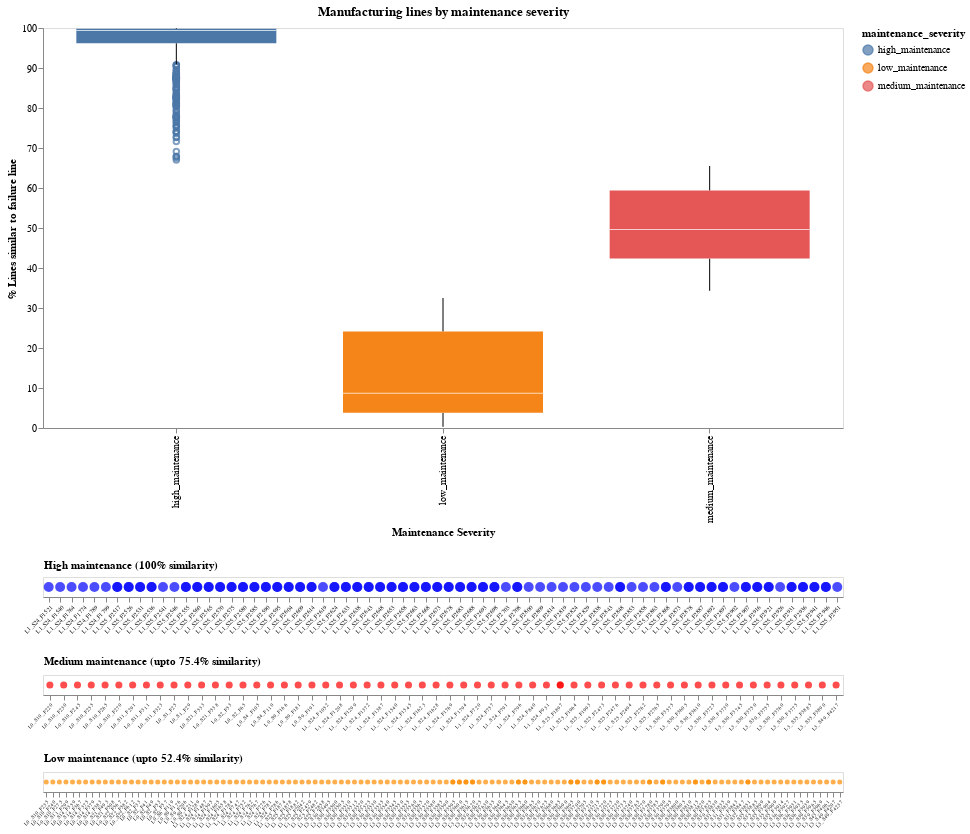

Write notebook code for a chart like this one.
### Markdown cell above
### Plot of Maintenance Severity and Corresponding Manufacturing lines:

### Code cell
#Low maintenance lines: 
low_maintenance_lines_keys = (alt.Chart(low_maintenance_lines.reset_index())
                              .mark_circle(color = 'darkorange',
                                           size = 25)
                              .encode(
                                  x = alt.X('production_line_category:N',
                                            axis = alt.Axis(labelAngle=-45,
                                                            labelFontSize=5,
                                                            title = 'Low maintenance (upto 52.4% similarity)',
                                                            titleAnchor='start',
                                                            titlePadding=-75)))
                              .properties(width = 800))


#Medium maintenance lines: 
medium_maintenance_lines_keys = (alt.Chart(medium_maintenance_lines.reset_index())
                                 .mark_circle(color = 'red',
                                              size = 50)
                                 .encode(
                                     x = alt.X('production_line_category:N',
                                               axis = alt.Axis(labelAngle=-45,
                                                               labelFontSize=5,
                                                               title = 'Medium maintenance (upto 75.4% similarity)',
                                                               titleAnchor='start',
                                                               titlePadding=-75)))
                                 .properties(width = 800))



#High maintenance lines:
high_maintenance_lines_keys = (alt.Chart(values_100)
                               .mark_circle(color = 'blue',
                                            size = 100)
                               .encode(
                                   x = alt.X('production_line_category:N',
                                             axis = alt.Axis(#values= values_100, 
                                                             labelAngle=-45,
                                                             labelFontSize=6,
                                                             title= 'High maintenance (100% similarity)',
                                                             titleAnchor='start', 
                                                             titlePadding=-75)))
                               .properties(width = 800))

mainteance_distribution = (alt.Chart(similar_heatmap.reset_index())
                           .mark_boxplot(size = 200)
                           .encode(
                               x = alt.X('maintenance_severity:N', title = 'Maintenance Severity'),
                               y = alt.Y('count(cosine_similarity_max_failure):Q', 
                                         title= '% Lines similar to failure line'),
                               color = 'maintenance_severity:N')
                           .properties(width = 800,
                                       height = 400,
                                       title= 'Manufacturing lines by maintenance severity'))

(mainteance_distribution &  (high_maintenance_lines_keys) & medium_maintenance_lines_keys & low_maintenance_lines_keys).configure_axis(grid=False)

### Figure 1 — Vega-Lite specification as saved in the notebook (floating-point values rounded to 4 significant figures; data arrays with more than 128 entries replaced by an {"elided": "..."} marker saying what was removed)
{"config": {"view": {"continuousWidth": 400, "continuousHeight": 300}, "axis": {"grid": false}}, "vconcat": [{"data": {"name": "data-740d152e56cf2d1ab4cbc209d826f860"}, "mark": {"type": "boxplot", "size": 200}, "encoding": {"color": {"type": "nominal", "field": "maintenance_severity"}, "x": {"type": "nominal", "field": "maintenance_severity", "title": "Maintenance Severity"}, "y": {"type": "quantitative", "aggregate": "count", "field": "cosine_similarity_max_failure", "title": "% Lines similar to failure line"}}, "height": 400, "title": "Manufacturing lines by maintenance severity", "width": 800}, {"data": {"name": "data-49c08de1e320dae3b73c1347b9863d0c"}, "mark": {"type": "circle", "color": "blue", "size": 100}, "encoding": {"x": {"type": "nominal", "axis": {"labelAngle": -45, "labelFontSize": 6, "title": "High maintenance (100% similarity)", "titleAnchor": "start", "titlePadding": -75}, "field": "production_line_category"}}, "width": 800}, {"data": {"name": "data-a1b72694c0a32047c610fc48ba03bba8"}, "mark": {"type": "circle", "color": "red", "size": 50}, "encoding": {"x": {"type": "nominal", "axis": {"labelAngle": -45, "labelFontSize": 5, "title": "Medium maintenance (upto 75.4% similarity)", "titleAnchor": "start", "titlePadding": -75}, "field": "production_line_category"}}, "width": 800}, {"data": {"name": "data-d0499acf238b4550584d58e0917708f3"}, "mark": {"type": "circle", "color": "darkorange", "size": 25}, "encoding": {"x": {"type": "nominal", "axis": {"labelAngle": -45, "labelFontSize": 5, "title": "Low maintenance (upto 52.4% similarity)", "titleAnchor": "start", "titlePadding": -75}, "field": "production_line_category"}}, "width": 800}], "$schema": "https://vega.github.io/schema/vega-lite/v4.0.2.json", "datasets": {"data-740d152e56cf2d1ab4cbc209d826f860": {"elided": "1067 records"}, "data-49c08de1e320dae3b73c1347b9863d0c": [{"production_line_category": "L1_S24_F1521", "cosine_similarity_max_failure": 100.0, "maintenance_severity": "high_maintenance"}, {"production_line_category": "L1_S24_F1540", "cosine_similarity_max_failure": 100.0, "maintenance_severity": "high_maintenance"}, {"production_line_category": "L1_S24_F1764", "cosine_similarity_max_failure": 100.0, "maintenance_severity": "high_maintenance"}, {"production_line_category": "L1_S24_F1774", "cosine_similarity_max_failure": 100.0, "maintenance_severity": "high_maintenance"}, {"production_line_category": "L1_S24_F1789", "cosine_similarity_max_failure": 100.0, "maintenance_severity": "high_maintenance"}, {"production_line_category": "L1_S24_F1799", "cosine_similarity_max_failure": 100.0, "maintenance_severity": "high_maintenance"}, {"production_line_category": "L1_S25_F2517", "cosine_similarity_max_failure": 100.0, "maintenance_severity": "high_maintenance"}, {"production_line_category": "L1_S25_F2517", "cosine_similarity_max_failure": 100.0, "maintenance_severity": "high_maintenance"}, {"production_line_category": "L1_S25_F2526", "cosine_similarity_max_failure": 100.0, "maintenance_severity": "high_maintenance"}, {"production_line_category": "L1_S25_F2526", "cosine_similarity_max_failure": 100.0, "maintenance_severity": "high_maintenance"}, {"production_line_category": "L1_S25_F2531", "cosine_similarity_max_failure": 100.0, "maintenance_severity": "high_maintenance"}, {"production_line_category": "L1_S25_F2531", "cosine_similarity_max_failure": 100.0, "maintenance_severity": "high_maintenance"}, {"production_line_category": "L1_S25_F2536", "cosine_similarity_max_failure": 100.0, "maintenance_severity": "high_maintenance"}, {"production_line_category": "L1_S25_F2536", "cosine_similarity_max_failure": 100.0, "maintenance_severity": "high_maintenance"}, {"production_line_category": "L1_S25_F2541", "cosine_similarity_max_failure": 100.0, "maintenance_severity": "high_maintenance"}, {"production_line_category": "L1_S25_F2546", "cosine_similarity_max_failure": 100.0, "maintenance_severity": "high_maintenance"}, {"production_line_category": "L1_S25_F2555", "cosine_similarity_max_failure": 100.0, "maintenance_severity": "high_maintenance"}, {"production_line_category": "L1_S25_F2555", "cosine_similarity_max_failure": 100.0, "maintenance_severity": "high_maintenance"}, {"production_line_category": "L1_S25_F2560", "cosine_similarity_max_failure": 100.0, "maintenance_severity": "high_maintenance"}, {"production_line_category": "L1_S25_F2560", "cosine_similarity_max_failure": 100.0, "maintenance_severity": "high_maintenance"}, {"production_line_category": "L1_S25_F2565", "cosine_similarity_max_failure": 100.0, "maintenance_severity": "high_maintenance"}, {"production_line_category": "L1_S25_F2565", "cosine_similarity_max_failure": 100.0, "maintenance_severity": "high_maintenance"}, {"production_line_category": "L1_S25_F2570", "cosine_similarity_max_failure": 100.0, "maintenance_severity": "high_maintenance"}, {"production_line_category": "L1_S25_F2570", "cosine_similarity_max_failure": 100.0, "maintenance_severity": "high_maintenance"}, {"production_line_category": "L1_S25_F2575", "cosine_similarity_max_failure": 100.0, "maintenance_severity": "high_maintenance"}, {"production_line_category": "L1_S25_F2575", "cosine_similarity_max_failure": 100.0, "maintenance_severity": "high_maintenance"}, {"production_line_category": "L1_S25_F2580", "cosine_similarity_max_failure": 100.0, "maintenance_severity": "high_maintenance"}, {"production_line_category": "L1_S25_F2580", "cosine_similarity_max_failure": 100.0, "maintenance_severity": "high_maintenance"}, {"production_line_category": "L1_S25_F2585", "cosine_similarity_max_failure": 100.0, "maintenance_severity": "high_maintenance"}, {"production_line_category": "L1_S25_F2585", "cosine_similarity_max_failure": 100.0, "maintenance_severity": "high_maintenance"}, {"production_line_category": "L1_S25_F2590", "cosine_similarity_max_failure": 100.0, "maintenance_severity": "high_maintenance"}, {"production_line_category": "L1_S25_F2590", "cosine_similarity_max_failure": 100.0, "maintenance_severity": "high_maintenance"}, {"production_line_category": "L1_S25_F2595", "cosine_similarity_max_failure": 100.0, "maintenance_severity": "high_maintenance"}, {"production_line_category": "L1_S25_F2595", "cosine_similarity_max_failure": 100.0, "maintenance_severity": "high_maintenance"}, {"production_line_category": "L1_S25_F2604", "cosine_similarity_max_failure": 100.0, "maintenance_severity": "high_maintenance"}, {"production_line_category": "L1_S25_F2604", "cosine_similarity_max_failure": 100.0, "maintenance_severity": "high_maintenance"}, {"production_line_category": "L1_S25_F2609", "cosine_similarity_max_failure": 100.0, "maintenance_severity": "high_maintenance"}, {"production_line_category": "L1_S25_F2609", "cosine_similarity_max_failure": 100.0, "maintenance_severity": "high_maintenance"}, {"production_line_category": "L1_S25_F2614", "cosine_similarity_max_failure": 100.0, "maintenance_severity": "high_maintenance"}, {"production_line_category": "L1_S25_F2614", "cosine_similarity_max_failure": 100.0, "maintenance_severity": "high_maintenance"}, {"production_line_category": "L1_S25_F2619", "cosine_similarity_max_failure": 100.0, "maintenance_severity": "high_maintenance"}, {"production_line_category": "L1_S25_F2624", "cosine_similarity_max_failure": 100.0, "maintenance_severity": "high_maintenance"}, {"production_line_category": "L1_S25_F2624", "cosine_similarity_max_failure": 100.0, "maintenance_severity": "high_maintenance"}, {"production_line_category": "L1_S25_F2633", "cosine_similarity_max_failure": 100.0, "maintenance_severity": "high_maintenance"}, {"production_line_category": "L1_S25_F2633", "cosine_similarity_max_failure": 100.0, "maintenance_severity": "high_maintenance"}, {"production_line_category": "L1_S25_F2638", "cosine_similarity_max_failure": 100.0, "maintenance_severity": "high_maintenance"}, {"production_line_category": "L1_S25_F2638", "cosine_similarity_max_failure": 100.0, "maintenance_severity": "high_maintenance"}, {"production_line_category": "L1_S25_F2643", "cosine_similarity_max_failure": 100.0, "maintenance_severity": "high_maintenance"}, {"production_line_category": "L1_S25_F2643", "cosine_similarity_max_failure": 100.0, "maintenance_severity": "high_maintenance"}, {"production_line_category": "L1_S25_F2648", "cosine_similarity_max_failure": 100.0, "maintenance_severity": "high_maintenance"}, {"production_line_category": "L1_S25_F2648", "cosine_similarity_max_failure": 100.0, "maintenance_severity": "high_maintenance"}, {"production_line_category": "L1_S25_F2653", "cosine_similarity_max_failure": 100.0, "maintenance_severity": "high_maintenance"}, {"production_line_category": "L1_S25_F2653", "cosine_similarity_max_failure": 100.0, "maintenance_severity": "high_maintenance"}, {"production_line_category": "L1_S25_F2658", "cosine_similarity_max_failure": 100.0, "maintenance_severity": "high_maintenance"}, {"production_line_category": "L1_S25_F2658", "cosine_similarity_max_failure": 100.0, "maintenance_severity": "high_maintenance"}, {"production_line_category": "L1_S25_F2663", "cosine_similarity_max_failure": 100.0, "maintenance_severity": "high_maintenance"}, {"production_line_category": "L1_S25_F2663", "cosine_similarity_max_failure": 100.0, "maintenance_severity": "high_maintenance"}, {"production_line_category": "L1_S25_F2668", "cosine_similarity_max_failure": 100.0, "maintenance_severity": "high_maintenance"}, {"production_line_category": "L1_S25_F2668", "cosine_similarity_max_failure": 100.0, "maintenance_severity": "high_maintenance"}, {"production_line_category": "L1_S25_F2673", "cosine_similarity_max_failure": 100.0, "maintenance_severity": "high_maintenance"}, {"production_line_category": "L1_S25_F2673", "cosine_similarity_max_failure": 100.0, "maintenance_severity": "high_maintenance"}, {"production_line_category": "L1_S25_F2678", "cosine_similarity_max_failure": 100.0, "maintenance_severity": "high_maintenance"}, {"production_line_category": "L1_S25_F2678", "cosine_similarity_max_failure": 100.0, "maintenance_severity": "high_maintenance"}, {"production_line_category": "L1_S25_F2683", "cosine_similarity_max_failure": 100.0, "maintenance_severity": "high_maintenance"}, {"production_line_category": "L1_S25_F2683", "cosine_similarity_max_failure": 100.0, "maintenance_severity": "high_maintenance"}, {"production_line_category": "L1_S25_F2688", "cosine_similarity_max_failure": 100.0, "maintenance_severity": "high_maintenance"}, {"production_line_category": "L1_S25_F2688", "cosine_similarity_max_failure": 100.0, "maintenance_severity": "high_maintenance"}, {"production_line_category": "L1_S25_F2693", "cosine_similarity_max_failure": 100.0, "maintenance_severity": "high_maintenance"}, {"production_line_category": "L1_S25_F2693", "cosine_similarity_max_failure": 100.0, "maintenance_severity": "high_maintenance"}, {"production_line_category": "L1_S25_F2698", "cosine_similarity_max_failure": 100.0, "maintenance_severity": "high_maintenance"}, {"production_line_category": "L1_S25_F2698", "cosine_similarity_max_failure": 100.0, "maintenance_severity": "high_maintenance"}, {"production_line_category": "L1_S25_F2703", "cosine_similarity_max_failure": 100.0, "maintenance_severity": "high_maintenance"}, {"production_line_category": "L1_S25_F2708", "cosine_similarity_max_failure": 100.0, "maintenance_severity": "high_maintenance"}, {"production_line_category": "L1_S25_F2708", "cosine_similarity_max_failure": 100.0, "maintenance_severity": "high_maintenance"}, {"production_line_category": "L1_S25_F2800", "cosine_similarity_max_failure": 100.0, "maintenance_severity": "high_maintenance"}, {"production_line_category": "L1_S25_F2809", "cosine_similarity_max_failure": 100.0, "maintenance_severity": "high_maintenance"}, {"production_line_category": "L1_S25_F2814", "cosine_similarity_max_failure": 100.0, "maintenance_severity": "high_maintenance"}, {"production_line_category": "L1_S25_F2819", "cosine_similarity_max_failure": 100.0, "maintenance_severity": "high_maintenance"}, {"production_line_category": "L1_S25_F2824", "cosine_similarity_max_failure": 100.0, "maintenance_severity": "high_maintenance"}, {"production_line_category": "L1_S25_F2829", "cosine_similarity_max_failure": 100.0, "maintenance_severity": "high_maintenance"}, {"production_line_category": "L1_S25_F2838", "cosine_similarity_max_failure": 100.0, "maintenance_severity": "high_maintenance"}, {"production_line_category": "L1_S25_F2843", "cosine_similarity_max_failure": 100.0, "maintenance_severity": "high_maintenance"}, {"production_line_category": "L1_S25_F2848", "cosine_similarity_max_failure": 100.0, "maintenance_severity": "high_maintenance"}, {"production_line_category": "L1_S25_F2848", "cosine_similarity_max_failure": 100.0, "maintenance_severity": "high_maintenance"}, {"production_line_category": "L1_S25_F2853", "cosine_similarity_max_failure": 100.0, "maintenance_severity": "high_maintenance"}, {"production_line_category": "L1_S25_F2858", "cosine_similarity_max_failure": 100.0, "maintenance_severity": "high_maintenance"}, {"production_line_category": "L1_S25_F2863", "cosine_similarity_max_failure": 100.0, "maintenance_severity": "high_maintenance"}, {"production_line_category": "L1_S25_F2868", "cosine_similarity_max_failure": 100.0, "maintenance_severity": "high_maintenance"}, {"production_line_category": "L1_S25_F2868", "cosine_similarity_max_failure": 100.0, "maintenance_severity": "high_maintenance"}, {"production_line_category": "L1_S25_F2873", "cosine_similarity_max_failure": 100.0, "maintenance_severity": "high_maintenance"}, {"production_line_category": "L1_S25_F2878", "cosine_similarity_max_failure": 100.0, "maintenance_severity": "high_maintenance"}, {"production_line_category": "L1_S25_F2878", "cosine_similarity_max_failure": 100.0, "maintenance_severity": "high_maintenance"}, {"production_line_category": "L1_S25_F2887", "cosine_similarity_max_failure": 100.0, "maintenance_severity": "high_maintenance"}, {"production_line_category": "L1_S25_F2887", "cosine_similarity_max_failure": 100.0, "maintenance_severity": "high_maintenance"}, {"production_line_category": "L1_S25_F2892", "cosine_similarity_max_failure": 100.0, "maintenance_severity": "high_maintenance"}, {"production_line_category": "L1_S25_F2892", "cosine_similarity_max_failure": 100.0, "maintenance_severity": "high_maintenance"}, {"production_line_category": "L1_S25_F2897", "cosine_similarity_max_failure": 100.0, "maintenance_severity": "high_maintenance"}, {"production_line_category": "L1_S25_F2897", "cosine_similarity_max_failure": 100.0, "maintenance_severity": "high_maintenance"}, {"production_line_category": "L1_S25_F2902", "cosine_similarity_max_failure": 100.0, "maintenance_severity": "high_maintenance"}, {"production_line_category": "L1_S25_F2907", "cosine_similarity_max_failure": 100.0, "maintenance_severity": "high_maintenance"}, {"production_line_category": "L1_S25_F2907", "cosine_similarity_max_failure": 100.0, "maintenance_severity": "high_maintenance"}, {"production_line_category": "L1_S25_F2916", "cosine_similarity_max_failure": 100.0, "maintenance_severity": "high_maintenance"}, {"production_line_category": "L1_S25_F2916", "cosine_similarity_max_failure": 100.0, "maintenance_severity": "high_maintenance"}, {"production_line_category": "L1_S25_F2921", "cosine_similarity_max_failure": 100.0, "maintenance_severity": "high_maintenance"}, {"production_line_category": "L1_S25_F2921", "cosine_similarity_max_failure": 100.0, "maintenance_severity": "high_maintenance"}, {"production_line_category": "L1_S25_F2926", "cosine_similarity_max_failure": 100.0, "maintenance_severity": "high_maintenance"}, {"production_line_category": "L1_S25_F2931", "cosine_similarity_max_failure": 100.0, "maintenance_severity": "high_maintenance"}, {"production_line_category": "L1_S25_F2931", "cosine_similarity_max_failure": 100.0, "maintenance_severity": "high_maintenance"}, {"production_line_category": "L1_S25_F2936", "cosine_similarity_max_failure": 100.0, "maintenance_severity": "high_maintenance"}, {"production_line_category": "L1_S25_F2936", "cosine_similarity_max_failure": 100.0, "maintenance_severity": "high_maintenance"}, {"production_line_category": "L1_S25_F2941", "cosine_similarity_max_failure": 100.0, "maintenance_severity": "high_maintenance"}, {"production_line_category": "L1_S25_F2941", "cosine_similarity_max_failure": 100.0, "maintenance_severity": "high_maintenance"}, {"production_line_category": "L1_S25_F2946", "cosine_similarity_max_failure": 100.0, "maintenance_severity": "high_maintenance"}, {"production_line_category": "L1_S25_F2946", "cosine_similarity_max_failure": 100.0, "maintenance_severity": "high_maintenance"}, {"production_line_category": "L1_S25_F2951", "cosine_similarity_max_failure": 100.0, "maintenance_severity": "high_maintenance"}], "data-a1b72694c0a32047c610fc48ba03bba8": [{"production_line_category": "L0_S1_F25", "cosine_similarity_max_failure": 37.1, "maintenance_severity": "medium_maintenance"}, {"production_line_category": "L0_S1_F29", "cosine_similarity_max_failure": 59.1, "maintenance_severity": "medium_maintenance"}, {"production_line_category": "L0_S2_F53", "cosine_similarity_max_failure": 47.0, "maintenance_severity": "medium_maintenance"}, {"production_line_category": "L0_S2_F65", "cosine_similarity_max_failure": 65.5, "maintenance_severity": "medium_maintenance"}, {"production_line_category": "L0_S4_F105", "cosine_similarity_max_failure": 63.7, "maintenance_severity": "medium_maintenance"}, {"production_line_category": "L0_S4_F110", "cosine_similarity_max_failure": 45.3, "maintenance_severity": "medium_maintenance"}, {"production_line_category": "L0_S9_F166", "cosine_similarity_max_failure": 63.5, "maintenance_severity": "medium_maintenance"}, {"production_line_category": "L0_S9_F181", "cosine_similarity_max_failure": 61.8, "maintenance_severity": "medium_maintenance"}, {"production_line_category": "L0_S9_F191", "cosine_similarity_max_failure": 48.2, "maintenance_severity": "medium_maintenance"}, {"production_line_category": "L0_S10_F220", "cosine_similarity_max_failure": 64.8, "maintenance_severity": "medium_maintenance"}, {"production_line_category": "L0_S10_F230", "cosine_similarity_max_failure": 64.2, "maintenance_severity": "medium_maintenance"}, {"production_line_category": "L0_S10_F245", "cosine_similarity_max_failure": 62.2, "maintenance_severity": "medium_maintenance"}, {"production_line_category": "L0_S10_F255", "cosine_similarity_max_failure": 59.6, "maintenance_severity": "medium_maintenance"}, {"production_line_category": "L0_S10_F265", "cosine_similarity_max_failure": 40.1, "maintenance_severity": "medium_maintenance"}, {"production_line_category": "L0_S10_F270", "cosine_similarity_max_failure": 50.1, "maintenance_severity": "medium_maintenance"}, {"production_line_category": "L0_S11_F291", "cosine_similarity_max_failure": 57.0, "maintenance_severity": "medium_maintenance"}, {"production_line_category": "L0_S11_F311", "cosine_similarity_max_failure": 53.7, "maintenance_severity": "medium_maintenance"}, {"production_line_category": "L0_S11_F323", "cosine_similarity_max_failure": 38.2, "maintenance_severity": "medium_maintenance"}, {"production_line_category": "L0_S21_F533", "cosine_similarity_max_failure": 63.8, "maintenance_severity": "medium_maintenance"}, {"production_line_category": "L0_S21_F538", "cosine_similarity_max_failure": 34.8, "maintenance_severity": "medium_maintenance"}, {"production_line_category": "L1_S24_F720", "cosine_similarity_max_failure": 35.5, "maintenance_severity": "medium_maintenance"}, {"production_line_category": "L1_S24_F757", "cosine_similarity_max_failure": 35.5, "maintenance_severity": "medium_maintenance"}, {"production_line_category": "L1_S24_F791", "cosine_similarity_max_failure": 35.5, "maintenance_severity": "medium_maintenance"}, {"production_line_category": "L1_S24_F796", "cosine_similarity_max_failure": 35.5, "maintenance_severity": "medium_maintenance"}, {"production_line_category": "L1_S24_F840", "cosine_similarity_max_failure": 63.7, "maintenance_severity": "medium_maintenance"}, {"production_line_category": "L1_S24_F931", "cosine_similarity_max_failure": 64.1, "maintenance_severity": "medium_maintenance"}, {"production_line_category": "L1_S24_F1052", "cosine_similarity_max_failure": 51.2, "maintenance_severity": "medium_maintenance"}, {"production_line_category": "L1_S24_F1208", "cosine_similarity_max_failure": 52.8, "maintenance_severity": "medium_maintenance"}, {"production_line_category": "L1_S24_F1299", "cosine_similarity_max_failure": 59.6, "maintenance_severity": "medium_maintenance"}, {"production_line_category": "L1_S24_F1372", "cosine_similarity_max_failure": 58.7, "maintenance_severity": "medium_maintenance"}, {"production_line_category": "L1_S24_F1387", "cosine_similarity_max_failure": 56.5, "maintenance_severity": "medium_maintenance"}, {"production_line_category": "L1_S24_F1540", "cosine_similarity_max_failure": 47.1, "maintenance_severity": "medium_maintenance"}, {"production_line_category": "L1_S24_F1545", "cosine_similarity_max_failure": 45.7, "maintenance_severity": "medium_maintenance"}, {"production_line_category": "L1_S24_F1623", "cosine_similarity_max_failure": 43.7, "maintenance_severity": "medium_maintenance"}, {"production_line_category": "L1_S24_F1628", "cosine_similarity_max_failure": 46.5, "maintenance_severity": "medium_maintenance"}, {"production_line_category": "L1_S24_F1769", "cosine_similarity_max_failure": 40.8, "maintenance_severity": "medium_maintenance"}, {"production_line_category": "L1_S24_F1794", "cosine_similarity_max_failure": 44.7, "maintenance_severity": "medium_maintenance"}, {"production_line_category": "L1_S25_F1897", "cosine_similarity_max_failure": 53.6, "maintenance_severity": "medium_maintenance"}, {"production_line_category": "L1_S25_F1897", "cosine_similarity_max_failure": 49.6, "maintenance_severity": "medium_maintenance"}, {"production_line_category": "L1_S25_F1964", "cosine_similarity_max_failure": 52.5, "maintenance_severity": "medium_maintenance"}, {"production_line_category": "L1_S25_F1993", "cosine_similarity_max_failure": 47.5, "maintenance_severity": "medium_maintenance"}, {"production_line_category": "L1_S25_F2473", "cosine_similarity_max_failure": 50.5, "maintenance_severity": "medium_maintenance"}, {"production_line_category": "L1_S25_F2476", "cosine_similarity_max_failure": 43.9, "maintenance_severity": "medium_maintenance"}, {"production_line_category": "L1_S25_F2494", "cosine_similarity_max_failure": 50.5, "maintenance_severity": "medium_maintenance"}, {"production_line_category": "L1_S25_F2762", "cosine_similarity_max_failure": 63.7, "maintenance_severity": "medium_maintenance"}, {"production_line_category": "L1_S25_F2765", "cosine_similarity_max_failure": 63.7, "maintenance_severity": "medium_maintenance"}, {"production_line_category": "L3_S30_F3575", "cosine_similarity_max_failure": 52.6, "maintenance_severity": "medium_maintenance"}, {"production_line_category": "L3_S30_F3605", "cosine_similarity_max_failure": 43.9, "maintenance_severity": "medium_maintenance"}, {"production_line_category": "L3_S30_F3610", "cosine_similarity_max_failure": 41.0, "maintenance_severity": "medium_maintenance"}, {"production_line_category": "L3_S30_F3725", "cosine_similarity_max_failure": 49.4, "maintenance_severity": "medium_maintenance"}, {"production_line_category": "L3_S30_F3730", "cosine_similarity_max_failure": 49.4, "maintenance_severity": "medium_maintenance"}, {"production_line_category": "L3_S30_F3745", "cosine_similarity_max_failure": 34.3, "maintenance_severity": "medium_maintenance"}, {"production_line_category": "L3_S30_F3750", "cosine_similarity_max_failure": 35.6, "maintenance_severity": "medium_maintenance"}, {"production_line_category": "L3_S30_F3755", "cosine_similarity_max_failure": 36.6, "maintenance_severity": "medium_maintenance"}, {"production_line_category": "L3_S30_F3760", "cosine_similarity_max_failure": 39.6, "maintenance_severity": "medium_maintenance"}, {"production_line_category": "L3_S30_F3775", "cosine_similarity_max_failure": 34.4, "maintenance_severity": "medium_maintenance"}, {"production_line_category": "L3_S35_F3885", "cosine_similarity_max_failure": 65.5, "maintenance_severity": "medium_maintenance"}, {"production_line_category": "L3_S35_F3890", "cosine_similarity_max_failure": 52.5, "maintenance_severity": "medium_maintenance"}, {"production_line_category": "L3_S49_F4217", "cosine_similarity_max_failure": 43.7, "maintenance_severity": "medium_maintenance"}], "data-d0499acf238b4550584d58e0917708f3": {"elided": "137 records"}}}
